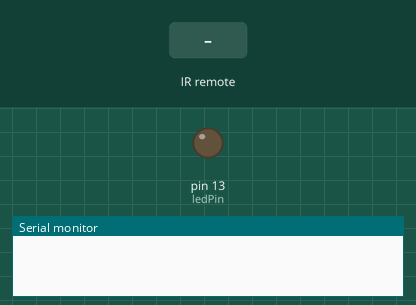
Simulated run of this sketch. Board: Arduino Mega 2560, built with avr-gcc and run on an emulated ATmega2560. On the bench: output pins drawn as LEDs (lit = HIGH), the last lines printed to the serial monitor. The inputs (shaded band) are chosen by the test bench.

Above: at 1.4 s.
1.5 s: infrared code 0xFFA25D received
At 3.4 s:
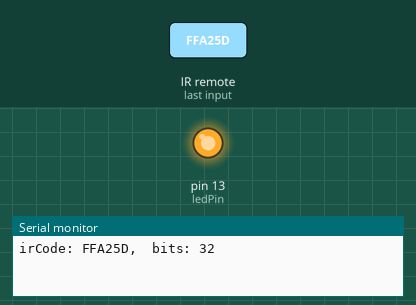
Timing chart, 0 to 4.9 s (numbered marks = the images above; inputs shaded):
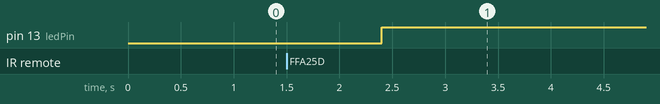

The sketch:

Lesson_16_Infrared_Receiver.ino
```cpp
/*************************************************************************************
//Infrared-Receiver
// press Power on the remote control and the LED attached to pin 13 on the Mega 2560 board will light up.
//If you press other keys, the LED will go out.
//Email:support@sunfounder.com
//Website:www.sunfounder.com
//2018.12.27
**********************************************************************/

#include <IRremote.h>

const int irReceiverPin = 2;  //the infrared-receiver attact to pin2
const int ledPin = 13; //built-in LED

IRrecv irrecv(irReceiverPin); //Initialize the infrared-receiver
decode_results results;  //The decoding result is placed in the result of the decode results structure.

void setup()
{
  pinMode(ledPin,OUTPUT); //set the ledPin to OUTPUT
  Serial.begin(9600);   //set the baud bit of serial monnitor
  irrecv.enableIRIn();  //Restart the receiver
}

void loop()
{
  if (irrecv.decode(&results)) {   //If receive a data
    Serial.print("irCode: ");   //print "irCode: " on the serial monitor
    Serial.print(results.value, HEX); //print the signal on serial monitor in hexadecimal
    Serial.print(",  bits: ");
    Serial.println(results.bits); // Print the data bits
    irrecv.resume();  //Receive next data
  }
  delay(600);
  if(results.value == 0xFFA25D)  // if the results.value is equals to 0xFFA25D(The coding of the power button on the remote control)
  {
    digitalWrite(ledPin,HIGH);  //Turn on the LED
  }
  else
  {
    digitalWrite(ledPin,LOW);  //else turn of the LED
  }
}
```

Measured:
- after the input at 1.5 s, pin 13 (ledPin): LOW → HIGH after 0.90 s
